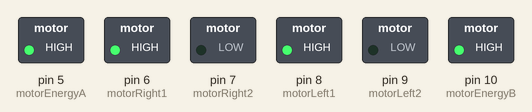
Simulated run of this sketch. Board: Arduino Uno, built with avr-gcc and run on an emulated ATmega328P. On the bench: switched loads named in the sketch (green lamp = pin HIGH).

Above: at 0.1 s.
Timing chart, 0 to 1.6 s (numbered marks = the images above):
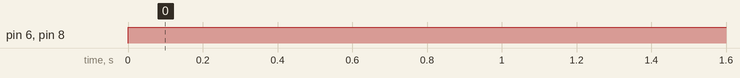

Measured:
- by itself, pin 6 (motorRight1), pin 8 (motorLeft1): LOW → HIGH at 0.00 s

The sketch:

LeoArduinoCar.ino
```cpp
//this is the source code for the home-watch-car
//libaries
#include <Servo.h> //servo library


//global variables

//definde sonar Pins
const int trigPinSonFront = A0;
const int echoPinSonFront = A1;
const int trigPinSonRear = A2;
const int echoPinSonRear = A3;

//define motor power pins
const int motorEnergyA = 5;
const int motorEnergyB = 10;

//define motor control pins
const int motorLeft1 = 8; //N3
const int motorLeft2 = 9; //N4
const int motorRight1 = 6; //N1
const int motorRight2 = 7; //N2

//define speed levels
const int speed10 = 100;
const int speed13 = 130;
const int speed14 = 140;
const int speed15 = 150;
const int speed18 = 180;
const int speed20 = 200;
const int speed25 = 255;

// create object of class Servo
//Servo myServo;

//variables for sonar1
long duration;
int distance;

int testeddistanceSonFront;
int testeddistanceSonRear;


void setup()
{

  // define pins as output pins
  pinMode(motorLeft1,OUTPUT);
  pinMode(motorLeft2,OUTPUT);
  pinMode(motorRight1,OUTPUT);
  pinMode(motorRight2,OUTPUT);

  pinMode(motorEnergyA,OUTPUT);
  pinMode(motorEnergyB,OUTPUT);

  digitalWrite(motorEnergyA,OUTPUT);
  digitalWrite(motorEnergyB,OUTPUT);

  //define trigger Pin as output and echo Pin as input
  pinMode(trigPinSonFront, OUTPUT);
  pinMode(echoPinSonFront, INPUT);
  pinMode(trigPinSonRear, OUTPUT);
  pinMode(echoPinSonRear, INPUT);

  // for logging messages
  Serial.begin(9600);


}
void loop()
{


  moveForeward();


  // testing sonar
  /*
  testeddistanceSonFront = calculateDistance(trigPinSonFront, echoPinSonFront);
  Serial.print("Distance to front obstacle: ");
  Serial.print(testeddistanceSonFront);
  Serial.print("     ;");

  testeddistanceSonRear = calculateDistance(trigPinSonRear, echoPinSonRear);
  Serial.print("Distance rear obstacle: ");
  Serial.println(testeddistanceSonRear);
  */

  //testing drive mode
  /*
  moveForeward();
  delay(2000);
  moveBackward();
  delay(2000);
  spinRight();
  delay(2000);
  spinLeft();
  delay(2000);
  */


}


// Functions

void moveForeward()
{
  digitalWrite(motorEnergyA,HIGH);
  digitalWrite(motorEnergyB,HIGH);

  analogWrite(motorLeft1, speed13);
  analogWrite(motorLeft2,0);
  analogWrite(motorRight1, speed25);
  analogWrite(motorRight2, 0);
}

void moveBackward()
{
  digitalWrite(motorEnergyA,HIGH);
  digitalWrite(motorEnergyB,HIGH);

  analogWrite(motorLeft1, 0);
  analogWrite(motorLeft2, speed25);
  analogWrite(motorRight1, 0);
  analogWrite(motorRight2, speed13);
}

void spinRight()
{
  digitalWrite(motorEnergyA,HIGH);
  digitalWrite(motorEnergyB,HIGH);

  analogWrite(motorLeft1, speed13);
  analogWrite(motorLeft2, 0);
  analogWrite(motorRight1, 0);
  analogWrite(motorRight2, speed13);
}

void spinLeft()
{
  digitalWrite(motorEnergyA,HIGH);
  digitalWrite(motorEnergyB,HIGH);

  analogWrite(motorLeft1, 0);
  analogWrite(motorLeft2, speed25);
  analogWrite(motorRight1, speed25);
  analogWrite(motorRight2, 0);
}

int calculateDistance(int trigPin, int echoPin)
  {
    digitalWrite(trigPin, LOW);
    delayMicroseconds(2);

    digitalWrite(trigPin, HIGH);
    delayMicroseconds(10); // In order to generate the ultrasound you need to set the Trig on a High State for 10 µs. That will send out an 8 cycle sonic burst which will travel at the speed sound and it will be received in the Echo pin. The Echo pin will output the time in microseconds the sound wave traveled.
    digitalWrite(trigPin, LOW);

    duration = pulseIn(echoPin, HIGH);
    distance = duration*0.0343/2; // For example, if the object is 10 cm away from the sensor, and the speed of the sound is 340 m/s or 0.034 cm/µs the sound wave will need to travel about 294 u seconds. But what you will get from the Echo pin will be double that number because the sound wave needs to travel forward and bounce backward.  So in order to get the distance in cm we need to multiply the received travel time value from the echo pin by 0.034 and divide it by 2.

    return distance;
  }
```
